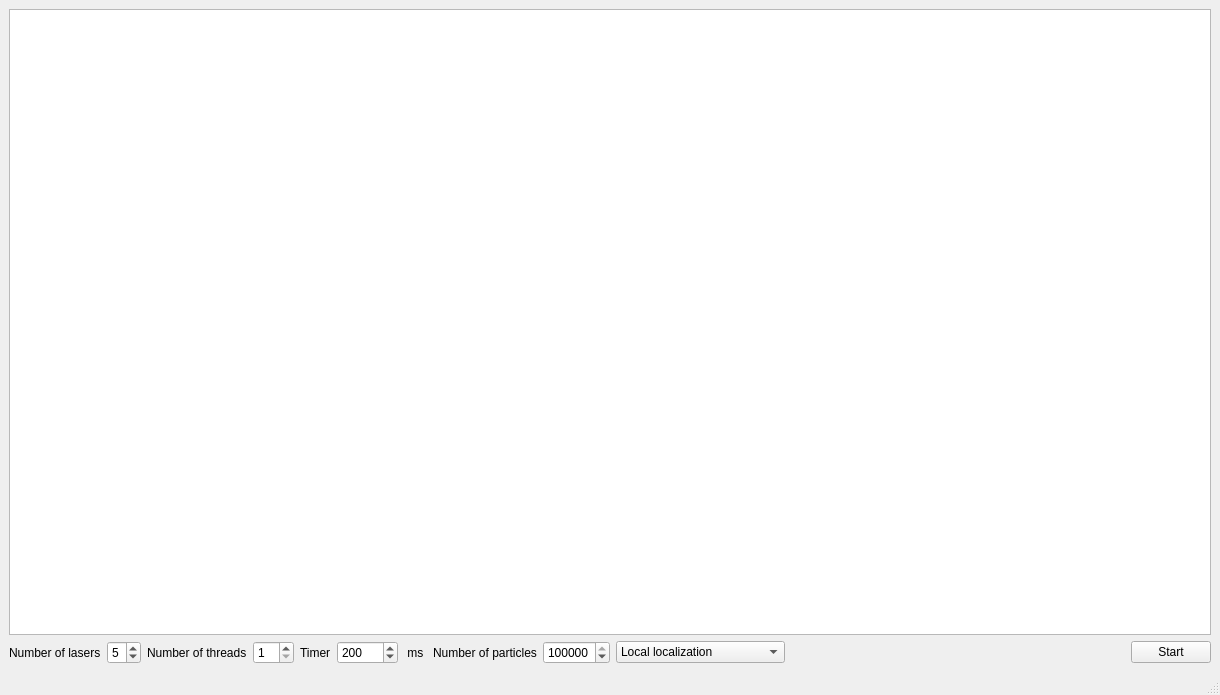
<?xml version="1.0" encoding="UTF-8"?>
<ui version="4.0">
 <class>MainWindow</class>
 <widget class="QMainWindow" name="MainWindow">
  <property name="geometry">
   <rect>
    <x>0</x>
    <y>0</y>
    <width>1220</width>
    <height>695</height>
   </rect>
  </property>
  <property name="windowTitle">
   <string>Localization</string>
  </property>
  <widget class="QWidget" name="centralwidget">
   <layout class="QVBoxLayout" name="verticalLayout">
    <item>
     <layout class="QVBoxLayout" name="verticalLayout_2">
      <item>
       <widget class="QGraphicsView" name="view"/>
      </item>
     </layout>
    </item>
    <item>
     <layout class="QHBoxLayout" name="horizontalLayout">
      <item>
       <widget class="QLabel" name="label_5">
        <property name="text">
         <string>Number of lasers</string>
        </property>
       </widget>
      </item>
      <item>
       <widget class="QSpinBox" name="laserSpinBox">
        <property name="minimum">
         <number>0</number>
        </property>
        <property name="maximum">
         <number>8</number>
        </property>
        <property name="value">
         <number>5</number>
        </property>
       </widget>
      </item>
      <item>
       <widget class="QLabel" name="label_4">
        <property name="text">
         <string>Number of threads</string>
        </property>
       </widget>
      </item>
      <item>
       <widget class="QSpinBox" name="threadSpinbox">
        <property name="minimum">
         <number>1</number>
        </property>
        <property name="value">
         <number>1</number>
        </property>
       </widget>
      </item>
      <item>
       <widget class="QLabel" name="label_3">
        <property name="text">
         <string>Timer</string>
        </property>
       </widget>
      </item>
      <item>
       <widget class="QSpinBox" name="timerSpinbox">
        <property name="minimum">
         <number>100</number>
        </property>
        <property name="maximum">
         <number>10000</number>
        </property>
        <property name="singleStep">
         <number>100</number>
        </property>
        <property name="value">
         <number>200</number>
        </property>
       </widget>
      </item>
      <item>
       <widget class="QLabel" name="label">
        <property name="text">
         <string> ms </string>
        </property>
       </widget>
      </item>
      <item>
       <widget class="QLabel" name="label_2">
        <property name="text">
         <string>Number of particles</string>
        </property>
       </widget>
      </item>
      <item>
       <widget class="QSpinBox" name="particleSpinbox">
        <property name="minimum">
         <number>1000</number>
        </property>
        <property name="maximum">
         <number>1000000</number>
        </property>
        <property name="singleStep">
         <number>1000</number>
        </property>
        <property name="value">
         <number>100000</number>
        </property>
       </widget>
      </item>
      <item>
       <widget class="QComboBox" name="problem_comboBox">
        <property name="currentIndex">
         <number>0</number>
        </property>
        <item>
         <property name="text">
          <string>Local localization</string>
         </property>
        </item>
        <item>
         <property name="text">
          <string>Global localization</string>
         </property>
        </item>
        <item>
         <property name="text">
          <string>Kidnapped robot problem</string>
         </property>
        </item>
        <item>
         <property name="text">
          <string>MMCL</string>
         </property>
        </item>
       </widget>
      </item>
      <item>
       <spacer name="horizontalSpacer">
        <property name="orientation">
         <enum>Qt::Horizontal</enum>
        </property>
        <property name="sizeHint" stdset="0">
         <size>
          <width>40</width>
          <height>20</height>
         </size>
        </property>
       </spacer>
      </item>
      <item>
       <widget class="QPushButton" name="startButton">
        <property name="text">
         <string>Start</string>
        </property>
       </widget>
      </item>
     </layout>
    </item>
   </layout>
  </widget>
  <widget class="QMenuBar" name="menubar">
   <property name="geometry">
    <rect>
     <x>0</x>
     <y>0</y>
     <width>1220</width>
     <height>22</height>
    </rect>
   </property>
  </widget>
  <widget class="QStatusBar" name="statusbar"/>
  <action name="actiontest">
   <property name="text">
    <string>test</string>
   </property>
  </action>
 </widget>
 <resources/>
 <connections/>
</ui>
